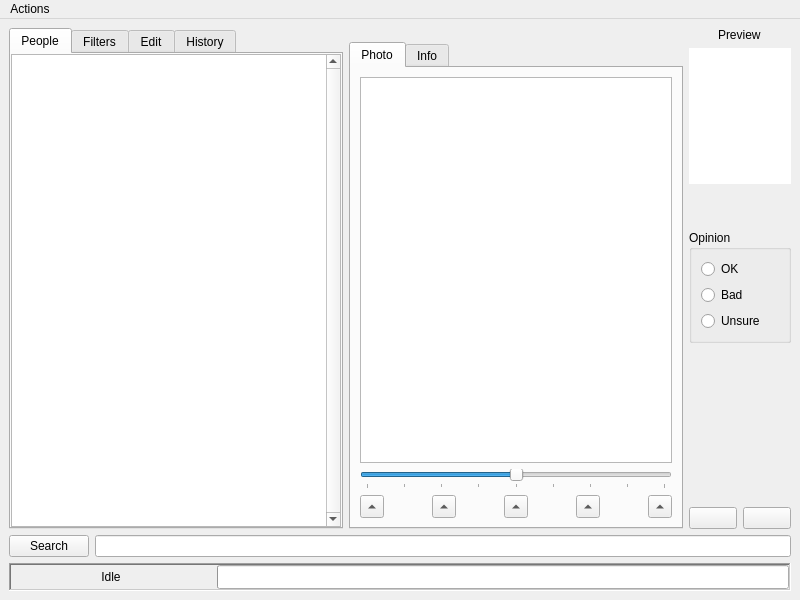
<?xml version="1.0" encoding="UTF-8"?>
<ui version="4.0">
 <class>ImageEdit</class>
 <widget class="QMainWindow" name="ImageEdit">
  <property name="geometry">
   <rect>
    <x>0</x>
    <y>0</y>
    <width>800</width>
    <height>600</height>
   </rect>
  </property>
  <property name="windowTitle">
   <string>Image Editing</string>
  </property>
  <widget class="QWidget" name="centralwidget">
   <layout class="QVBoxLayout" name="verticalLayout">
    <item>
     <layout class="QHBoxLayout" name="horizontalLayout_2">
      <property name="leftMargin">
       <number>0</number>
      </property>
      <item>
       <widget class="QTabWidget" name="tabWidget">
        <property name="currentIndex">
         <number>0</number>
        </property>
        <widget class="QWidget" name="people_tab">
         <attribute name="title">
          <string>People</string>
         </attribute>
         <layout class="QHBoxLayout" name="horizontalLayout_8">
          <property name="spacing">
           <number>2</number>
          </property>
          <property name="margin">
           <number>0</number>
          </property>
          <item>
           <widget class="QListView" name="person_list">
            <property name="sizePolicy">
             <sizepolicy hsizetype="Expanding" vsizetype="Expanding">
              <horstretch>0</horstretch>
              <verstretch>0</verstretch>
             </sizepolicy>
            </property>
            <property name="minimumSize">
             <size>
              <width>0</width>
              <height>0</height>
             </size>
            </property>
            <property name="maximumSize">
             <size>
              <width>16777215</width>
              <height>16777215</height>
             </size>
            </property>
            <property name="verticalScrollBarPolicy">
             <enum>Qt::ScrollBarAlwaysOn</enum>
            </property>
            <property name="horizontalScrollBarPolicy">
             <enum>Qt::ScrollBarAlwaysOff</enum>
            </property>
            <property name="editTriggers">
             <set>QAbstractItemView::NoEditTriggers</set>
            </property>
            <property name="showDropIndicator" stdset="0">
             <bool>false</bool>
            </property>
            <property name="dragDropMode">
             <enum>QAbstractItemView::NoDragDrop</enum>
            </property>
            <property name="selectionBehavior">
             <enum>QAbstractItemView::SelectItems</enum>
            </property>
            <property name="iconSize">
             <size>
              <width>60</width>
              <height>80</height>
             </size>
            </property>
            <property name="movement">
             <enum>QListView::Static</enum>
            </property>
            <property name="flow">
             <enum>QListView::LeftToRight</enum>
            </property>
            <property name="isWrapping" stdset="0">
             <bool>true</bool>
            </property>
            <property name="resizeMode">
             <enum>QListView::Adjust</enum>
            </property>
            <property name="layoutMode">
             <enum>QListView::SinglePass</enum>
            </property>
            <property name="spacing">
             <number>10</number>
            </property>
            <property name="viewMode">
             <enum>QListView::IconMode</enum>
            </property>
            <property name="uniformItemSizes">
             <bool>true</bool>
            </property>
            <property name="wordWrap">
             <bool>true</bool>
            </property>
           </widget>
          </item>
         </layout>
        </widget>
        <widget class="QWidget" name="filters_tab">
         <attribute name="title">
          <string>Filters</string>
         </attribute>
         <layout class="QVBoxLayout" name="verticalLayout_5">
          <item>
           <layout class="QHBoxLayout" name="horizontalLayout_13">
            <property name="spacing">
             <number>6</number>
            </property>
            <property name="topMargin">
             <number>0</number>
            </property>
            <item>
             <widget class="QPushButton" name="filters_reset">
              <property name="maximumSize">
               <size>
                <width>16777215</width>
                <height>16777215</height>
               </size>
              </property>
              <property name="text">
               <string>Reset</string>
              </property>
             </widget>
            </item>
            <item>
             <spacer name="horizontalSpacer_7">
              <property name="orientation">
               <enum>Qt::Horizontal</enum>
              </property>
              <property name="sizeHint" stdset="0">
               <size>
                <width>40</width>
                <height>20</height>
               </size>
              </property>
             </spacer>
            </item>
            <item>
             <widget class="QPushButton" name="export_people">
              <property name="maximumSize">
               <size>
                <width>16777215</width>
                <height>16777215</height>
               </size>
              </property>
              <property name="text">
               <string>Export</string>
              </property>
             </widget>
            </item>
           </layout>
          </item>
          <item>
           <widget class="QScrollArea" name="filters_area">
            <property name="verticalScrollBarPolicy">
             <enum>Qt::ScrollBarAsNeeded</enum>
            </property>
            <property name="widgetResizable">
             <bool>true</bool>
            </property>
            <widget class="QWidget" name="filters_container">
             <property name="geometry">
              <rect>
               <x>0</x>
               <y>0</y>
               <width>305</width>
               <height>402</height>
              </rect>
             </property>
             <layout class="QFormLayout" name="formLayout_2">
              <item row="0" column="1">
               <widget class="QCheckBox" name="filter_by_size">
                <property name="text">
                 <string>Only photos with bad sizes</string>
                </property>
               </widget>
              </item>
              <item row="2" column="0">
               <widget class="QLabel" name="label_5">
                <property name="text">
                 <string>Event</string>
                </property>
               </widget>
              </item>
              <item row="2" column="1">
               <widget class="QComboBox" name="filter_event"/>
              </item>
              <item row="3" column="0">
               <widget class="QLabel" name="label_6">
                <property name="text">
                 <string>Category</string>
                </property>
               </widget>
              </item>
              <item row="3" column="1">
               <widget class="QComboBox" name="filter_category"/>
              </item>
              <item row="4" column="0">
               <widget class="QLabel" name="label_7">
                <property name="text">
                 <string>Police status</string>
                </property>
               </widget>
              </item>
              <item row="5" column="0">
               <widget class="QLabel" name="label_8">
                <property name="text">
                 <string>Opinion</string>
                </property>
               </widget>
              </item>
              <item row="4" column="1">
               <widget class="QComboBox" name="filter_police"/>
              </item>
              <item row="5" column="1">
               <widget class="QComboBox" name="filter_opinion">
                <item>
                 <property name="text">
                  <string>any</string>
                 </property>
                </item>
                <item>
                 <property name="text">
                  <string>ok</string>
                 </property>
                </item>
                <item>
                 <property name="text">
                  <string>bad</string>
                 </property>
                </item>
                <item>
                 <property name="text">
                  <string>unsure</string>
                 </property>
                </item>
               </widget>
              </item>
             </layout>
            </widget>
           </widget>
          </item>
         </layout>
        </widget>
        <widget class="QWidget" name="edit_tab">
         <attribute name="title">
          <string>Edit</string>
         </attribute>
         <layout class="QFormLayout" name="formLayout">
          <item row="1" column="0">
           <widget class="QLabel" name="label">
            <property name="text">
             <string>Brightness</string>
            </property>
            <property name="buddy">
             <cstring>brightness_slider</cstring>
            </property>
           </widget>
          </item>
          <item row="1" column="1">
           <layout class="QHBoxLayout" name="horizontalLayout_9">
            <item>
             <widget class="QSlider" name="brightness_slider">
              <property name="minimum">
               <number>-127</number>
              </property>
              <property name="maximum">
               <number>127</number>
              </property>
              <property name="orientation">
               <enum>Qt::Horizontal</enum>
              </property>
             </widget>
            </item>
            <item>
             <widget class="QSpinBox" name="brightness_spin">
              <property name="minimumSize">
               <size>
                <width>45</width>
                <height>0</height>
               </size>
              </property>
              <property name="maximumSize">
               <size>
                <width>45</width>
                <height>16777215</height>
               </size>
              </property>
              <property name="minimum">
               <number>-127</number>
              </property>
              <property name="maximum">
               <number>127</number>
              </property>
             </widget>
            </item>
           </layout>
          </item>
          <item row="2" column="0">
           <widget class="QLabel" name="label_3">
            <property name="text">
             <string>Contrast</string>
            </property>
            <property name="buddy">
             <cstring>contrast_slider</cstring>
            </property>
           </widget>
          </item>
          <item row="2" column="1">
           <layout class="QHBoxLayout" name="horizontalLayout_10">
            <item>
             <widget class="QSlider" name="contrast_slider">
              <property name="minimum">
               <number>-127</number>
              </property>
              <property name="maximum">
               <number>127</number>
              </property>
              <property name="orientation">
               <enum>Qt::Horizontal</enum>
              </property>
             </widget>
            </item>
            <item>
             <widget class="QSpinBox" name="contrast_spin">
              <property name="minimumSize">
               <size>
                <width>45</width>
                <height>0</height>
               </size>
              </property>
              <property name="maximumSize">
               <size>
                <width>45</width>
                <height>16777215</height>
               </size>
              </property>
              <property name="minimum">
               <number>-127</number>
              </property>
              <property name="maximum">
               <number>127</number>
              </property>
             </widget>
            </item>
           </layout>
          </item>
          <item row="0" column="0">
           <widget class="QLabel" name="label_4">
            <property name="text">
             <string>Gamma</string>
            </property>
            <property name="buddy">
             <cstring>contrast_slider</cstring>
            </property>
           </widget>
          </item>
          <item row="0" column="1">
           <layout class="QHBoxLayout" name="horizontalLayout_14">
            <item>
             <widget class="QSlider" name="gamma_slider">
              <property name="minimum">
               <number>1</number>
              </property>
              <property name="maximum">
               <number>100</number>
              </property>
              <property name="value">
               <number>10</number>
              </property>
              <property name="orientation">
               <enum>Qt::Horizontal</enum>
              </property>
             </widget>
            </item>
            <item>
             <widget class="QDoubleSpinBox" name="gamma_spin">
              <property name="minimumSize">
               <size>
                <width>45</width>
                <height>0</height>
               </size>
              </property>
              <property name="maximumSize">
               <size>
                <width>45</width>
                <height>16777215</height>
               </size>
              </property>
              <property name="decimals">
               <number>1</number>
              </property>
              <property name="minimum">
               <double>0.100000000000000</double>
              </property>
              <property name="maximum">
               <double>10.000000000000000</double>
              </property>
              <property name="singleStep">
               <double>0.100000000000000</double>
              </property>
              <property name="value">
               <double>1.000000000000000</double>
              </property>
             </widget>
            </item>
           </layout>
          </item>
         </layout>
        </widget>
        <widget class="QWidget" name="history_tab">
         <attribute name="title">
          <string>History</string>
         </attribute>
         <layout class="QHBoxLayout" name="horizontalLayout_11">
          <item>
           <widget class="QListView" name="history_list">
            <property name="movement">
             <enum>QListView::Static</enum>
            </property>
            <property name="flow">
             <enum>QListView::TopToBottom</enum>
            </property>
            <property name="isWrapping" stdset="0">
             <bool>false</bool>
            </property>
            <property name="viewMode">
             <enum>QListView::IconMode</enum>
            </property>
            <property name="wordWrap">
             <bool>true</bool>
            </property>
           </widget>
          </item>
         </layout>
        </widget>
       </widget>
      </item>
      <item>
       <layout class="QVBoxLayout" name="verticalLayout_4">
        <property name="spacing">
         <number>0</number>
        </property>
        <item>
         <widget class="QLabel" name="person_name">
          <property name="text">
           <string/>
          </property>
          <property name="alignment">
           <set>Qt::AlignCenter</set>
          </property>
         </widget>
        </item>
        <item>
         <widget class="QTabWidget" name="tabWidget_2">
          <property name="currentIndex">
           <number>0</number>
          </property>
          <widget class="QWidget" name="photo_tab">
           <attribute name="title">
            <string>Photo</string>
           </attribute>
           <layout class="QVBoxLayout" name="verticalLayout_6">
            <item>
             <widget class="QGraphicsView" name="main_image">
              <property name="frameShadow">
               <enum>QFrame::Plain</enum>
              </property>
              <property name="verticalScrollBarPolicy">
               <enum>Qt::ScrollBarAlwaysOff</enum>
              </property>
              <property name="horizontalScrollBarPolicy">
               <enum>Qt::ScrollBarAlwaysOff</enum>
              </property>
             </widget>
            </item>
            <item>
             <widget class="QSlider" name="rotate">
              <property name="styleSheet">
               <string notr="true"/>
              </property>
              <property name="minimum">
               <number>-180</number>
              </property>
              <property name="maximum">
               <number>180</number>
              </property>
              <property name="pageStep">
               <number>15</number>
              </property>
              <property name="orientation">
               <enum>Qt::Horizontal</enum>
              </property>
              <property name="invertedAppearance">
               <bool>false</bool>
              </property>
              <property name="invertedControls">
               <bool>false</bool>
              </property>
              <property name="tickPosition">
               <enum>QSlider::TicksBelow</enum>
              </property>
              <property name="tickInterval">
               <number>45</number>
              </property>
             </widget>
            </item>
            <item>
             <layout class="QHBoxLayout" name="horizontalLayout_7">
              <property name="spacing">
               <number>0</number>
              </property>
              <property name="topMargin">
               <number>0</number>
              </property>
              <item>
               <widget class="QToolButton" name="rotate_l180">
                <property name="text">
                 <string>...</string>
                </property>
                <property name="iconSize">
                 <size>
                  <width>16</width>
                  <height>16</height>
                 </size>
                </property>
                <property name="arrowType">
                 <enum>Qt::UpArrow</enum>
                </property>
               </widget>
              </item>
              <item>
               <spacer name="horizontalSpacer">
                <property name="orientation">
                 <enum>Qt::Horizontal</enum>
                </property>
                <property name="sizeHint" stdset="0">
                 <size>
                  <width>40</width>
                  <height>20</height>
                 </size>
                </property>
               </spacer>
              </item>
              <item>
               <widget class="QToolButton" name="rotate_l90">
                <property name="text">
                 <string>...</string>
                </property>
                <property name="iconSize">
                 <size>
                  <width>16</width>
                  <height>16</height>
                 </size>
                </property>
                <property name="arrowType">
                 <enum>Qt::UpArrow</enum>
                </property>
               </widget>
              </item>
              <item>
               <spacer name="horizontalSpacer_2">
                <property name="orientation">
                 <enum>Qt::Horizontal</enum>
                </property>
                <property name="sizeHint" stdset="0">
                 <size>
                  <width>40</width>
                  <height>20</height>
                 </size>
                </property>
               </spacer>
              </item>
              <item>
               <widget class="QToolButton" name="rotate_0">
                <property name="text">
                 <string>...</string>
                </property>
                <property name="iconSize">
                 <size>
                  <width>16</width>
                  <height>16</height>
                 </size>
                </property>
                <property name="arrowType">
                 <enum>Qt::UpArrow</enum>
                </property>
               </widget>
              </item>
              <item>
               <spacer name="horizontalSpacer_3">
                <property name="orientation">
                 <enum>Qt::Horizontal</enum>
                </property>
                <property name="sizeHint" stdset="0">
                 <size>
                  <width>40</width>
                  <height>20</height>
                 </size>
                </property>
               </spacer>
              </item>
              <item>
               <widget class="QToolButton" name="rotate_r90">
                <property name="text">
                 <string>...</string>
                </property>
                <property name="iconSize">
                 <size>
                  <width>16</width>
                  <height>16</height>
                 </size>
                </property>
                <property name="arrowType">
                 <enum>Qt::UpArrow</enum>
                </property>
               </widget>
              </item>
              <item>
               <spacer name="horizontalSpacer_4">
                <property name="orientation">
                 <enum>Qt::Horizontal</enum>
                </property>
                <property name="sizeHint" stdset="0">
                 <size>
                  <width>40</width>
                  <height>20</height>
                 </size>
                </property>
               </spacer>
              </item>
              <item>
               <widget class="QToolButton" name="rotate_r180">
                <property name="text">
                 <string>...</string>
                </property>
                <property name="iconSize">
                 <size>
                  <width>16</width>
                  <height>16</height>
                 </size>
                </property>
                <property name="arrowType">
                 <enum>Qt::UpArrow</enum>
                </property>
               </widget>
              </item>
             </layout>
            </item>
           </layout>
          </widget>
          <widget class="QWidget" name="info_tab">
           <attribute name="title">
            <string>Info</string>
           </attribute>
           <layout class="QVBoxLayout" name="verticalLayout_7">
            <property name="margin">
             <number>0</number>
            </property>
            <item>
             <widget class="QScrollArea" name="scrollArea">
              <property name="frameShape">
               <enum>QFrame::NoFrame</enum>
              </property>
              <property name="widgetResizable">
               <bool>true</bool>
              </property>
              <widget class="QWidget" name="scrollAreaWidgetContents">
               <property name="geometry">
                <rect>
                 <x>0</x>
                 <y>0</y>
                 <width>325</width>
                 <height>444</height>
                </rect>
               </property>
               <layout class="QVBoxLayout" name="verticalLayout_8">
                <item>
                 <widget class="QGroupBox" name="groupBox">
                  <property name="title">
                   <string>Person</string>
                  </property>
                  <layout class="QFormLayout" name="formLayout_3">
                   <property name="fieldGrowthPolicy">
                    <enum>QFormLayout::AllNonFixedFieldsGrow</enum>
                   </property>
                   <item row="0" column="0">
                    <widget class="QLabel" name="label_9">
                     <property name="text">
                      <string>Person ID</string>
                     </property>
                    </widget>
                   </item>
                   <item row="0" column="1">
                    <widget class="QLabel" name="info_person_id">
                     <property name="text">
                      <string/>
                     </property>
                     <property name="textInteractionFlags">
                      <set>Qt::LinksAccessibleByMouse|Qt::TextSelectableByKeyboard|Qt::TextSelectableByMouse</set>
                     </property>
                    </widget>
                   </item>
                   <item row="2" column="0">
                    <widget class="QLabel" name="label_11">
                     <property name="text">
                      <string>Full Name</string>
                     </property>
                    </widget>
                   </item>
                   <item row="2" column="1">
                    <widget class="QLabel" name="info_fullname">
                     <property name="text">
                      <string/>
                     </property>
                     <property name="textInteractionFlags">
                      <set>Qt::LinksAccessibleByMouse|Qt::TextSelectableByKeyboard|Qt::TextSelectableByMouse</set>
                     </property>
                    </widget>
                   </item>
                   <item row="3" column="0">
                    <widget class="QLabel" name="label_13">
                     <property name="text">
                      <string>Title</string>
                     </property>
                    </widget>
                   </item>
                   <item row="3" column="1">
                    <widget class="QLabel" name="info_title">
                     <property name="text">
                      <string/>
                     </property>
                     <property name="textInteractionFlags">
                      <set>Qt::LinksAccessibleByMouse|Qt::TextSelectableByKeyboard|Qt::TextSelectableByMouse</set>
                     </property>
                    </widget>
                   </item>
                   <item row="4" column="0">
                    <widget class="QLabel" name="label_15">
                     <property name="text">
                      <string>First Name</string>
                     </property>
                    </widget>
                   </item>
                   <item row="4" column="1">
                    <widget class="QLabel" name="info_firstname">
                     <property name="text">
                      <string/>
                     </property>
                     <property name="textInteractionFlags">
                      <set>Qt::LinksAccessibleByMouse|Qt::TextSelectableByKeyboard|Qt::TextSelectableByMouse</set>
                     </property>
                    </widget>
                   </item>
                   <item row="5" column="0">
                    <widget class="QLabel" name="label_16">
                     <property name="text">
                      <string>Last Name</string>
                     </property>
                    </widget>
                   </item>
                   <item row="5" column="1">
                    <widget class="QLabel" name="info_lastname">
                     <property name="text">
                      <string/>
                     </property>
                     <property name="textInteractionFlags">
                      <set>Qt::LinksAccessibleByMouse|Qt::TextSelectableByKeyboard|Qt::TextSelectableByMouse</set>
                     </property>
                    </widget>
                   </item>
                   <item row="6" column="0">
                    <widget class="QLabel" name="label_17">
                     <property name="text">
                      <string>Police Status</string>
                     </property>
                    </widget>
                   </item>
                   <item row="6" column="1">
                    <widget class="QLabel" name="info_police_status">
                     <property name="text">
                      <string/>
                     </property>
                     <property name="textInteractionFlags">
                      <set>Qt::LinksAccessibleByMouse|Qt::TextSelectableByKeyboard|Qt::TextSelectableByMouse</set>
                     </property>
                    </widget>
                   </item>
                   <item row="8" column="1">
                    <layout class="QHBoxLayout" name="horizontalLayout_12">
                     <property name="topMargin">
                      <number>0</number>
                     </property>
                     <item>
                      <spacer name="horizontalSpacer_5">
                       <property name="orientation">
                        <enum>Qt::Horizontal</enum>
                       </property>
                       <property name="sizeHint" stdset="0">
                        <size>
                         <width>40</width>
                         <height>20</height>
                        </size>
                       </property>
                      </spacer>
                     </item>
                     <item>
                      <widget class="QPushButton" name="openeventsforce">
                       <property name="text">
                        <string>Open in web browser</string>
                       </property>
                      </widget>
                     </item>
                    </layout>
                   </item>
                   <item row="1" column="0">
                    <widget class="QLabel" name="label_18">
                     <property name="text">
                      <string>Fetched at</string>
                     </property>
                    </widget>
                   </item>
                   <item row="1" column="1">
                    <widget class="QLabel" name="info_person_fetched_at">
                     <property name="text">
                      <string/>
                     </property>
                     <property name="textInteractionFlags">
                      <set>Qt::LinksAccessibleByMouse|Qt::TextSelectableByKeyboard|Qt::TextSelectableByMouse</set>
                     </property>
                    </widget>
                   </item>
                  </layout>
                 </widget>
                </item>
                <item>
                 <widget class="QGroupBox" name="groupBox_2">
                  <property name="title">
                   <string>Current photo</string>
                  </property>
                  <layout class="QFormLayout" name="formLayout_4">
                   <item row="0" column="0">
                    <widget class="QLabel" name="label_10">
                     <property name="text">
                      <string>Filename</string>
                     </property>
                    </widget>
                   </item>
                   <item row="1" column="0">
                    <widget class="QLabel" name="label_19">
                     <property name="text">
                      <string>Fetched at</string>
                     </property>
                    </widget>
                   </item>
                   <item row="1" column="1">
                    <widget class="QLabel" name="info_photo_fetched_at">
                     <property name="text">
                      <string/>
                     </property>
                     <property name="textInteractionFlags">
                      <set>Qt::LinksAccessibleByMouse|Qt::TextSelectableByKeyboard|Qt::TextSelectableByMouse</set>
                     </property>
                    </widget>
                   </item>
                   <item row="2" column="1">
                    <layout class="QHBoxLayout" name="horizontalLayout_16">
                     <property name="topMargin">
                      <number>0</number>
                     </property>
                     <item>
                      <spacer name="horizontalSpacer_6">
                       <property name="orientation">
                        <enum>Qt::Horizontal</enum>
                       </property>
                       <property name="sizeHint" stdset="0">
                        <size>
                         <width>40</width>
                         <height>20</height>
                        </size>
                       </property>
                      </spacer>
                     </item>
                     <item>
                      <widget class="QPushButton" name="editimage">
                       <property name="text">
                        <string>Open in editor</string>
                       </property>
                      </widget>
                     </item>
                    </layout>
                   </item>
                   <item row="0" column="1">
                    <widget class="QLabel" name="info_photo_filename">
                     <property name="text">
                      <string/>
                     </property>
                     <property name="textInteractionFlags">
                      <set>Qt::LinksAccessibleByMouse|Qt::TextSelectableByKeyboard|Qt::TextSelectableByMouse</set>
                     </property>
                    </widget>
                   </item>
                  </layout>
                 </widget>
                </item>
                <item>
                 <spacer name="verticalSpacer_2">
                  <property name="orientation">
                   <enum>Qt::Vertical</enum>
                  </property>
                  <property name="sizeHint" stdset="0">
                   <size>
                    <width>20</width>
                    <height>40</height>
                   </size>
                  </property>
                 </spacer>
                </item>
               </layout>
              </widget>
             </widget>
            </item>
           </layout>
          </widget>
         </widget>
        </item>
       </layout>
      </item>
      <item>
       <layout class="QVBoxLayout" name="verticalLayout_3">
        <item>
         <layout class="QHBoxLayout" name="horizontalLayout_3">
          <item>
           <widget class="QLabel" name="label_2">
            <property name="sizePolicy">
             <sizepolicy hsizetype="Fixed" vsizetype="Preferred">
              <horstretch>0</horstretch>
              <verstretch>0</verstretch>
             </sizepolicy>
            </property>
            <property name="text">
             <string>Preview</string>
            </property>
           </widget>
          </item>
         </layout>
        </item>
        <item>
         <layout class="QHBoxLayout" name="horizontalLayout">
          <item>
           <widget class="QLabel" name="preview_image">
            <property name="sizePolicy">
             <sizepolicy hsizetype="Fixed" vsizetype="Fixed">
              <horstretch>0</horstretch>
              <verstretch>0</verstretch>
             </sizepolicy>
            </property>
            <property name="minimumSize">
             <size>
              <width>102</width>
              <height>136</height>
             </size>
            </property>
            <property name="maximumSize">
             <size>
              <width>102</width>
              <height>136</height>
             </size>
            </property>
            <property name="palette">
             <palette>
              <active>
               <colorrole role="Base">
                <brush brushstyle="SolidPattern">
                 <color alpha="255">
                  <red>255</red>
                  <green>255</green>
                  <blue>255</blue>
                 </color>
                </brush>
               </colorrole>
               <colorrole role="Window">
                <brush brushstyle="SolidPattern">
                 <color alpha="255">
                  <red>255</red>
                  <green>255</green>
                  <blue>255</blue>
                 </color>
                </brush>
               </colorrole>
              </active>
              <inactive>
               <colorrole role="Base">
                <brush brushstyle="SolidPattern">
                 <color alpha="255">
                  <red>255</red>
                  <green>255</green>
                  <blue>255</blue>
                 </color>
                </brush>
               </colorrole>
               <colorrole role="Window">
                <brush brushstyle="SolidPattern">
                 <color alpha="255">
                  <red>255</red>
                  <green>255</green>
                  <blue>255</blue>
                 </color>
                </brush>
               </colorrole>
              </inactive>
              <disabled>
               <colorrole role="Base">
                <brush brushstyle="SolidPattern">
                 <color alpha="255">
                  <red>255</red>
                  <green>255</green>
                  <blue>255</blue>
                 </color>
                </brush>
               </colorrole>
               <colorrole role="Window">
                <brush brushstyle="SolidPattern">
                 <color alpha="255">
                  <red>255</red>
                  <green>255</green>
                  <blue>255</blue>
                 </color>
                </brush>
               </colorrole>
              </disabled>
             </palette>
            </property>
            <property name="autoFillBackground">
             <bool>true</bool>
            </property>
            <property name="frameShape">
             <enum>QFrame::NoFrame</enum>
            </property>
            <property name="frameShadow">
             <enum>QFrame::Plain</enum>
            </property>
            <property name="lineWidth">
             <number>0</number>
            </property>
            <property name="text">
             <string notr="true"/>
            </property>
            <property name="textFormat">
             <enum>Qt::PlainText</enum>
            </property>
            <property name="scaledContents">
             <bool>false</bool>
            </property>
            <property name="textInteractionFlags">
             <set>Qt::NoTextInteraction</set>
            </property>
           </widget>
          </item>
         </layout>
        </item>
        <item>
         <widget class="QLabel" name="percent_change">
          <property name="text">
           <string/>
          </property>
          <property name="alignment">
           <set>Qt::AlignCenter</set>
          </property>
         </widget>
        </item>
        <item>
         <widget class="QLabel" name="pixel_count">
          <property name="text">
           <string/>
          </property>
          <property name="alignment">
           <set>Qt::AlignCenter</set>
          </property>
         </widget>
        </item>
        <item>
         <widget class="QGroupBox" name="opinion_group">
          <property name="title">
           <string>Opinion</string>
          </property>
          <layout class="QVBoxLayout" name="verticalLayout_2">
           <item>
            <widget class="QRadioButton" name="opinion_ok">
             <property name="text">
              <string>OK</string>
             </property>
            </widget>
           </item>
           <item>
            <widget class="QRadioButton" name="opinion_bad">
             <property name="text">
              <string>Bad</string>
             </property>
            </widget>
           </item>
           <item>
            <widget class="QRadioButton" name="opinion_unsure">
             <property name="text">
              <string>Unsure</string>
             </property>
            </widget>
           </item>
          </layout>
         </widget>
        </item>
        <item>
         <spacer name="verticalSpacer">
          <property name="orientation">
           <enum>Qt::Vertical</enum>
          </property>
          <property name="sizeHint" stdset="0">
           <size>
            <width>20</width>
            <height>40</height>
           </size>
          </property>
         </spacer>
        </item>
        <item>
         <layout class="QHBoxLayout" name="horizontalLayout_5">
          <item>
           <widget class="QPushButton" name="back">
            <property name="toolTip">
             <string>Go back</string>
            </property>
            <property name="text">
             <string/>
            </property>
           </widget>
          </item>
          <item>
           <widget class="QPushButton" name="forwards">
            <property name="toolTip">
             <string>Go forwards</string>
            </property>
            <property name="text">
             <string/>
            </property>
           </widget>
          </item>
         </layout>
        </item>
       </layout>
      </item>
     </layout>
    </item>
    <item>
     <layout class="QHBoxLayout" name="horizontalLayout_4">
      <item>
       <widget class="QPushButton" name="search">
        <property name="text">
         <string>Search</string>
        </property>
       </widget>
      </item>
      <item>
       <widget class="QLineEdit" name="search_for"/>
      </item>
     </layout>
    </item>
    <item>
     <widget class="QFrame" name="frame">
      <property name="minimumSize">
       <size>
        <width>0</width>
        <height>0</height>
       </size>
      </property>
      <property name="frameShape">
       <enum>QFrame::WinPanel</enum>
      </property>
      <property name="frameShadow">
       <enum>QFrame::Sunken</enum>
      </property>
      <layout class="QHBoxLayout" name="horizontalLayout_6">
       <property name="margin">
        <number>0</number>
       </property>
       <item>
        <widget class="QLabel" name="status">
         <property name="sizePolicy">
          <sizepolicy hsizetype="Preferred" vsizetype="Preferred">
           <horstretch>0</horstretch>
           <verstretch>6</verstretch>
          </sizepolicy>
         </property>
         <property name="minimumSize">
          <size>
           <width>200</width>
           <height>24</height>
          </size>
         </property>
         <property name="text">
          <string>Idle</string>
         </property>
         <property name="alignment">
          <set>Qt::AlignCenter</set>
         </property>
        </widget>
       </item>
       <item>
        <widget class="QProgressBar" name="progress">
         <property name="minimumSize">
          <size>
           <width>0</width>
           <height>24</height>
          </size>
         </property>
         <property name="textVisible">
          <bool>true</bool>
         </property>
         <property name="invertedAppearance">
          <bool>false</bool>
         </property>
         <property name="format">
          <string>%p%</string>
         </property>
        </widget>
       </item>
      </layout>
     </widget>
    </item>
   </layout>
  </widget>
  <widget class="QMenuBar" name="menuBar">
   <property name="geometry">
    <rect>
     <x>0</x>
     <y>0</y>
     <width>800</width>
     <height>23</height>
    </rect>
   </property>
   <widget class="QMenu" name="menuActions">
    <property name="title">
     <string>Actions</string>
    </property>
    <addaction name="action_fetch"/>
    <addaction name="action_upload"/>
    <addaction name="action_reloadphoto"/>
    <addaction name="separator"/>
    <addaction name="action_importphoto"/>
    <addaction name="action_editimage"/>
    <addaction name="action_openeventsforce"/>
   </widget>
   <addaction name="menuActions"/>
  </widget>
  <action name="action_fetch">
   <property name="text">
    <string>Fetch from eventsforce</string>
   </property>
  </action>
  <action name="action_upload">
   <property name="text">
    <string>Upload to eventsforce</string>
   </property>
  </action>
  <action name="action_editimage">
   <property name="text">
    <string>Edit image</string>
   </property>
  </action>
  <action name="action_event_all">
   <property name="text">
    <string>All events</string>
   </property>
  </action>
  <action name="action_openeventsforce">
   <property name="text">
    <string>Open in eventsforce</string>
   </property>
  </action>
  <action name="action_reloadphoto">
   <property name="text">
    <string>Reload this photo</string>
   </property>
  </action>
  <action name="action_importphoto">
   <property name="text">
    <string>Import photo</string>
   </property>
  </action>
 </widget>
 <resources/>
 <connections>
  <connection>
   <sender>brightness_slider</sender>
   <signal>valueChanged(int)</signal>
   <receiver>brightness_spin</receiver>
   <slot>setValue(int)</slot>
   <hints>
    <hint type="sourcelabel">
     <x>236</x>
     <y>77</y>
    </hint>
    <hint type="destinationlabel">
     <x>296</x>
     <y>81</y>
    </hint>
   </hints>
  </connection>
  <connection>
   <sender>brightness_spin</sender>
   <signal>valueChanged(int)</signal>
   <receiver>brightness_slider</receiver>
   <slot>setValue(int)</slot>
   <hints>
    <hint type="sourcelabel">
     <x>301</x>
     <y>81</y>
    </hint>
    <hint type="destinationlabel">
     <x>202</x>
     <y>80</y>
    </hint>
   </hints>
  </connection>
  <connection>
   <sender>contrast_slider</sender>
   <signal>valueChanged(int)</signal>
   <receiver>contrast_spin</receiver>
   <slot>setValue(int)</slot>
   <hints>
    <hint type="sourcelabel">
     <x>193</x>
     <y>113</y>
    </hint>
    <hint type="destinationlabel">
     <x>303</x>
     <y>106</y>
    </hint>
   </hints>
  </connection>
  <connection>
   <sender>contrast_spin</sender>
   <signal>valueChanged(int)</signal>
   <receiver>contrast_slider</receiver>
   <slot>setValue(int)</slot>
   <hints>
    <hint type="sourcelabel">
     <x>310</x>
     <y>114</y>
    </hint>
    <hint type="destinationlabel">
     <x>214</x>
     <y>115</y>
    </hint>
   </hints>
  </connection>
 </connections>
</ui>
